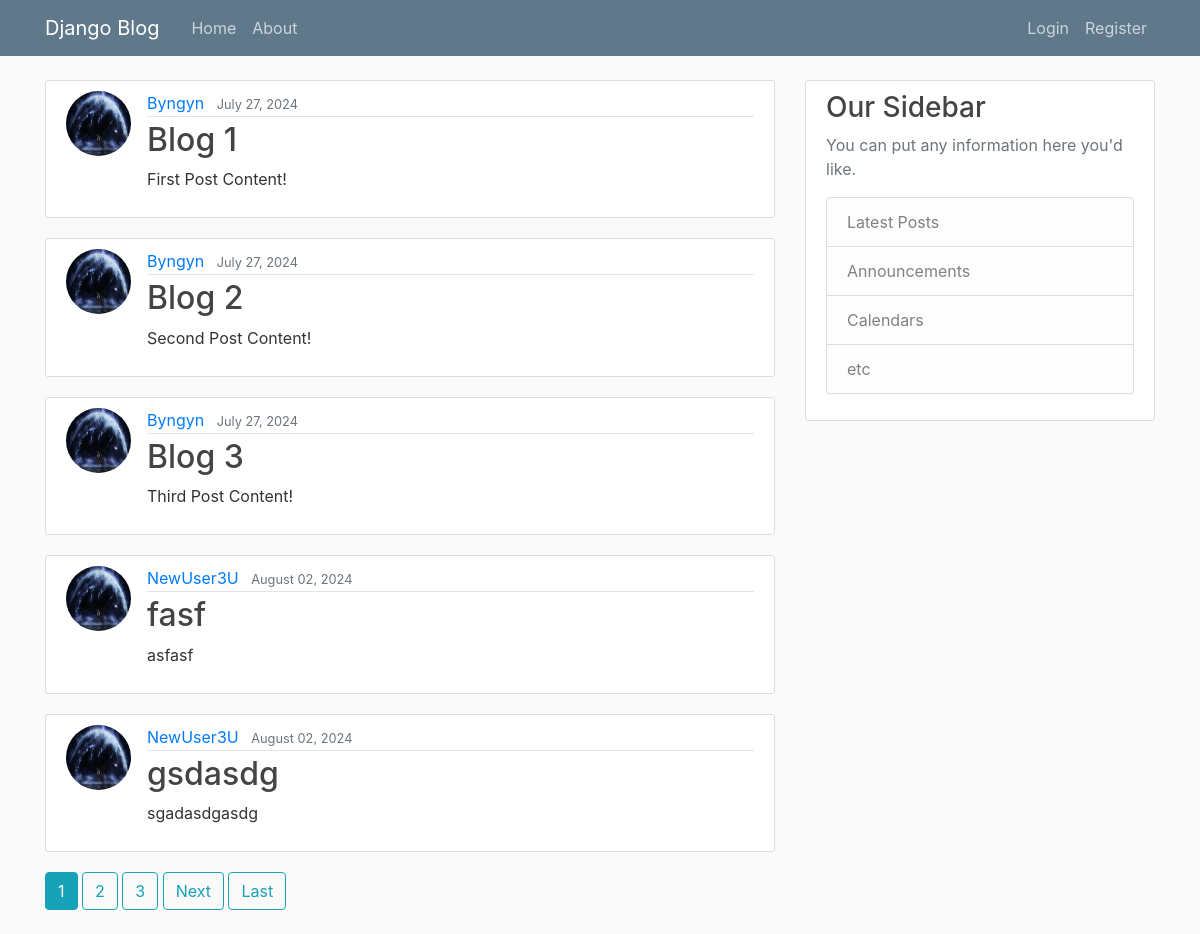
The page / on the database its author committed.
### blog/models.py (models this page shows, shortened)
class Post(models.Model):
    title = models.CharField(max_length=100)
    content = models.TextField()
    date_posted = models.DateTimeField(default=timezone.now)
    author = models.ForeignKey(User, on_delete=models.CASCADE)

### users/models.py (models this page shows, shortened)
class Profile(models.Model):
    user = models.OneToOneField(User, on_delete=models.CASCADE)
    image = models.ImageField(default='default.jpg', upload_to='profile_pics')

### blog/views.py (the view)
# urls.py: path('', PostListView.as_view(), name='blog-home'),
class PostListView(ListView):
    model = Post
    template_name = 'blog/home.html' # <app>/<model>_<viewtype>.html
    context_object_name = 'posts'
    paginate_by = 5

### blog/templates/blog/home.html (shortened to what this page needs)
{% extends "blog/base.html" %}
{% block content %}
{% for post in posts %}
<article class="media content-section">
    <img class="rounded-circle article-img" src="{{ post.author.profile.image.url }}">
    <div class="media-body">
        <div class="article-metadata">
            <a class="mr-2" href="{% url 'user-posts' post.author.username %}">{{ post.author }}</a>
            <small class="text-muted">{{ post.date_posted|date:"F d, Y" }}</small>
        </div>
        <h2><a class="article-title" href="{% url 'post-detail' post.id %}">{{ post.title }}</a></h2>
        <p class="article-content">{{ post.content }}</p>
    </div>
</article>
{% endfor %}
{% if is_paginated %}
{% for num in page_obj.paginator.page_range %}
{% if page_obj.number == num %}
<a class="btn btn-info mb-4" href="?page={{ num }}">{{ num }}</a>
{% elif num > page_obj.number|add:'-3' and num < page_obj.number|add:'3' %} <a class="btn btn-outline-info mb-4"
    href="?page={{ num }}">{{ num }}</a>
    {% endif %}
    {% endfor %}
    {% if page_obj.has_next %}
    <a class="btn btn-outline-info mb-4" href="?page={{ page_obj.next_page_number }}">Next</a>
    <a class="btn btn-outline-info mb-4" href="?page={{ page_obj.paginator.num_pages }}">Last</a>
    {% endif %}
    {% endif %}
    {% endblock content %}

### blog/static/blog/main.css (style rules this page uses)
body { background: #fafafa; color: #333333; margin-top: 5rem; }
h1, h2, h3, h4, h5, h6 { color: #444444; }
.content-section { background: #ffffff; padding: 10px 20px; border: 1px solid #dddddd; border-radius: 3px; margin-bottom: 20px; }
.article-title { color: #444444; }
.article-content { white-space: pre-line; }
.article-img { height: 65px; width: 65px; margin-right: 16px; }
.article-metadata { padding-bottom: 1px; margin-bottom: 4px; border-bottom: 1px solid #e3e3e3 }

### rows shown on the page
Post: author.profile.image (picture), author "Byngyn", date_posted "July 27, 2024", title "Blog 1", content "First Post Content!"
Post: author.profile.image (picture), author "Byngyn", date_posted "July 27, 2024", title "Blog 2", content "Second Post Content!"
Post: author.profile.image (picture), author "Byngyn", date_posted "July 27, 2024", title "Blog 3", content "Third Post Content!"
Post: author.profile.image (picture), author "NewUser3U", date_posted "August 02, 2024", title "fasf", content "asfasf"
Post: author.profile.image (picture), author "NewUser3U", date_posted "August 02, 2024", title "gsdasdg", content "sgadasdgasdg"

### other values the page prints
{{ num }} "1"
{{ num }} "2" "3"
